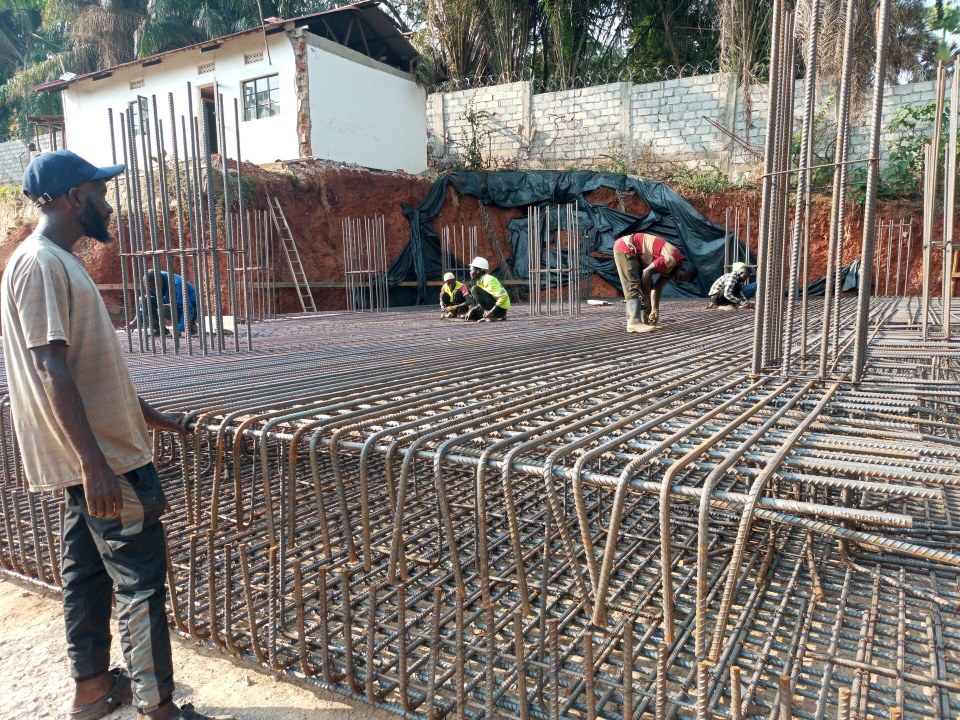
#> input picture assets/originals/buiding5.jpeg, 1920 x 1440 px, given in place of pexels-photo-15183903.jpeg, which was not available (shown at 1/2 size)
$ python build-images.py
#> lines starting #> are read from the running program, lines starting #| are printed output that depends on the picture
#!/usr/bin/env python3
"""Build the site's optimized image set.

Downloads the stock photography used by the site (Pexels) and re-encodes the
supplied originals into responsive WebP variants under public/images/.

The generated files are committed to the repository so the site build does not
depend on this script. Re-run it only when the image set changes:

    python3 scripts/build-images.py

Outputs
    public/images/<key>-<width>.webp   served image variants
    src/data/image-manifest.ts         typed manifest consumed by src/data/images.ts
"""

from __future__ import annotations

import json
import shutil
import sys
import urllib.request
from pathlib import Path

from PIL import Image

ROOT = Path(__file__).resolve().parents[1]
OUT_DIR = ROOT / "public" / "images"
ORIGINALS = ROOT / "assets" / "originals"
MANIFEST_TS = ROOT / "src" / "data" / "image-manifest.ts"
CACHE = Path("/tmp/tial-image-cache")

# WebP quality per variant width: large photos sit behind dark overlays or are
# shown at full-bleed, smaller ones are card thumbnails.
QUALITY = {480: 78, 640: 78, 960: 76, 1280: 74, 1600: 72, 1920: 65, 320: 90}
DEFAULT_QUALITY = 78

LANDSCAPE = (1600, 1067)  # same 3:2 centre crop the site has always used
WIDE = (1600, 900)  # 16:9 hero crop

# key -> (pexels photo id, file extension, crop, widths)
EXTERNAL = {
    "heroCrane": (15183903, "jpeg", WIDE, [640, 1280, 1600]),
    "siteCranes": (5505119, "jpeg", LANDSCAPE, [640, 1280]),
    "highRise": (37431888, "jpeg", LANDSCAPE, [640, 1280]),
    "concreteBuilding": (1463917, "jpeg", LANDSCAPE, [640, 1280]),
    "highRiseCloud": (9370034, "jpeg", LANDSCAPE, [640, 1280]),
    "workersDiscuss": (8961034, "jpeg", LANDSCAPE, [640, 1280]),
    "workersSmiling": (8961068, "jpeg", LANDSCAPE, [640, 1280]),
    "shipyardWorkers": (37663550, "jpeg", LANDSCAPE, [640, 1280]),
    "helmetCloseup": (34965713, "jpeg", LANDSCAPE, [640, 1280]),
    "engineersSite": (8961065, "jpeg", LANDSCAPE, [640, 1280]),
    "blueprintReview": (8961133, "jpeg", LANDSCAPE, [640, 1280]),
    "roadWorkCrew": (34053335, "jpeg", LANDSCAPE, [640, 1280]),
    "roadMachinery": (34338597, "jpeg", LANDSCAPE, [640, 1280]),
    "roadRoller": (12274274, "jpeg", LANDSCAPE, [640, 1280]),
    "roadHeavyMachinery": (17605960, "jpeg", LANDSCAPE, [640, 1280]),
    "loader": (416988, "jpeg", LANDSCAPE, [640, 1280]),
    "excavatorSand": (33870733, "jpeg", LANDSCAPE, [640, 1280]),
    "excavatorSite": (20296265, "jpeg", LANDSCAPE, [640, 1280]),
    "apartmentBalconies": (29174529, "jpeg", LANDSCAPE, [640, 1280]),
    "apartmentFacade": (27459248, "jpeg", LANDSCAPE, [640, 1280]),
    "apartmentLowAngle": (25033113, "jpeg", LANDSCAPE, [640, 1280]),
    "interiorRoom": (7028110, "jpeg", LANDSCAPE, [640, 1280]),
    "interiorPainting": (6473966, "jpeg", LANDSCAPE, [640, 1280]),
    "teamDiscussion": (6566819, "jpeg", LANDSCAPE, [640, 1280]),
    "aerialMarket": (31619956, "jpeg", LANDSCAPE, [640, 1280]),
}

# key -> (source file inside assets/originals/, widths)
LOCAL = {
    "building1": ("building1.jpeg", [480, 640, 960]),
    "building2": ("building2.jpeg", [480, 640, 960]),
    "building4": ("building4.jpeg", [640, 1280, 1920]),
    "building5": ("buiding5.jpeg", [640, 1280]),
    "homepageBuilding": ("homepage-building.jpeg", [480, 640, 960]),
    "emmanuelOdea": ("civil-engineer.jpeg", [480, 960]),
    "managingDirector": ("managing Director.png", [480, 960]),
    "generalSecretary": ("general-secretary.jpeg", [480, 840]),
    "projectManager": ("project-manager.jpeg", [480, 960]),
}

# Brand assets: fixed display sizes, not part of the responsive ladder.
LOGO_SOURCE = "TIAL LOGO-W.png"
LOGO_WIDTHS = [320]
FAVICON_SIZE = 180


def pexels_url(photo_id: int, ext: str, crop: tuple[int, int]) -> str:
    w, h = crop
    return (
        f"https://images.pexels.com/photos/{photo_id}/pexels-photo-{photo_id}.{ext}"
        f"?auto=compress&cs=tinysrgb&fit=crop&w={w}&h={h}"
    )


def fetch(url: str, dest: Path) -> Path:
    if dest.exists() and dest.stat().st_size > 10_000:
        return dest
    dest.parent.mkdir(parents=True, exist_ok=True)
    request = urllib.request.Request(url, headers={"User-Agent": "Mozilla/5.0 (site image build)"})
    for attempt in (1, 2):
        try:
            with urllib.request.urlopen(request, timeout=60) as response:
                data = response.read()
            if len(data) < 10_000:
                raise IOError(f"unexpectedly small response ({len(data)} bytes)")
            dest.write_bytes(data)
            return dest
        except Exception as exc:  # noqa: BLE001 - report and retry once
            if attempt == 2:
                raise
            print(f"    retry after {exc}")
    raise RuntimeError("unreachable")


def slug(key: str) -> str:
    out = []
    for i, char in enumerate(key):
        if char.isupper() and i > 0:
            out.append("-")
        out.append(char.lower())
    return "".join(out)


def write_variant(image: Image.Image, path: Path, width: int) -> tuple[int, int, int]:
    height = max(1, round(image.height * width / image.width))
    resized = image.resize((width, height), Image.Resampling.LANCZOS)
    quality = QUALITY.get(width, DEFAULT_QUALITY)
    resized.save(path, "WEBP", quality=quality, method=6)
    return width, height, path.stat().st_size


def build(key: str, source_file: Path, widths: list[int], manifest: dict) -> None:
    with Image.open(source_file) as image:
        image = image.convert("RGB") if image.mode not in ("RGB", "RGBA") else image
        variants = []
        for width in widths:
            if width > image.width:
                continue
            path = OUT_DIR / f"{slug(key)}-{width}.webp"
            w, h, size = write_variant(image, path, width)
            variants.append({"file": path.name, "width": w, "height": h, "bytes": size})
            print(f"    {path.name:34} {w}x{h:<5} {size / 1024:7.1f} KB")
        if not variants:
            raise SystemExit(f"{key}: no variants generated from {source_file}")
        manifest[key] = {"variants": variants}


def main() -> None:
    if OUT_DIR.exists():
        shutil.rmtree(OUT_DIR)
    OUT_DIR.mkdir(parents=True)
    manifest: dict = {}

    print(f"Downloading {len(EXTERNAL)} stock photos…")
    for key, (photo_id, ext, crop, widths) in EXTERNAL.items():
        url = pexels_url(photo_id, ext, crop)
        master = CACHE / f"{slug(key)}-master.jpg"
        try:
            fetch(url, master)
        except Exception as exc:  # noqa: BLE001
            raise SystemExit(f"failed to download {key}: {exc}")
        build(key, master, widths, manifest)
#> in build, image is the input picture: PIL image 1920x1440 RGB; mean R, G, B 125.9, 120.1, 114.9
#> the loop in build, `for width in widths:` made 3 passes
#> (w, h, size) on passes 1 to 3: (640, 480, 104786), (1280, 960, 331650), (1600, 1200, 480662)
#|     hero-crane-640.webp                640x480     102.3 KB
#|     hero-crane-1280.webp               1280x960     323.9 KB
#|     hero-crane-1600.webp               1600x1200    469.4 KB
#> pass 1, in write_variant, `resized = image.resize((width, height), Image.Resampling.LANCZOS)`:
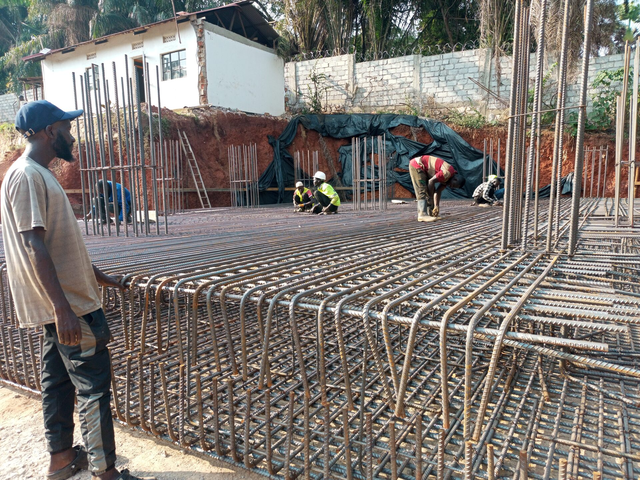
#> resized: PIL image 640x480 RGB; mean R, G, B 125.9, 120, 114.9
#> after the loop in build, `for width in widths:`: variants = 3 items
        manifest[key]["source"] = url
#> pass 2 of the loop in main, `for key, (photo_id, ext, crop, widths) in EXTERNAL.items():`:
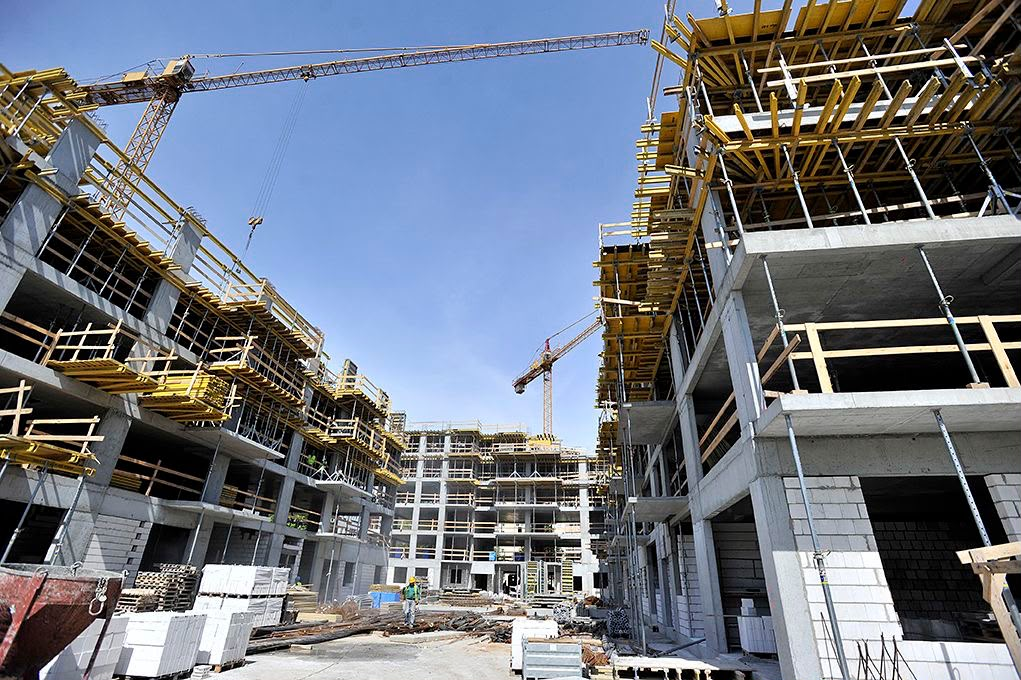
#> input picture assets/originals/building1.jpeg, 1021 x 680 px, given in place of pexels-photo-5505119.jpeg, which was not available
#> in build, image is the input picture: PIL image 1021x680 RGB; mean R, G, B 112.5, 118.1, 128.4
#> the loop in build (call 2), `for width in widths:` made 2 passes
#> (w, h, size) on pass 1: (640, 426, 67134)
#> (printed output is left out)
#> pass 1, in write_variant (call 4), `resized = image.resize((width, height), Image.Resampling.LANCZOS)`:
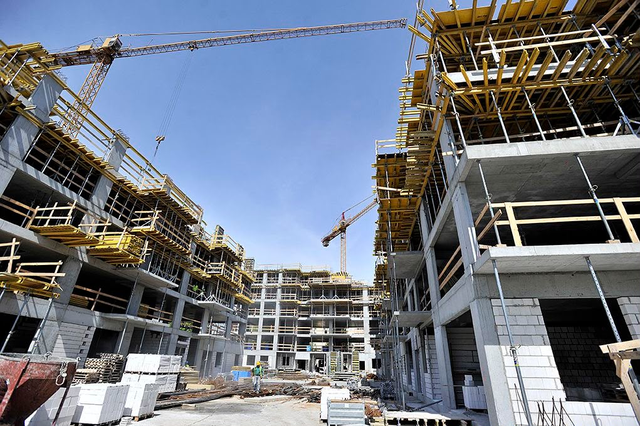
#> resized: PIL image 640x426 RGB; mean R, G, B 112.5, 118.2, 128.5
#> after the loop in build (call 2), `for width in widths:`: variants = 1 item

    print(f"\nRe-encoding {len(LOCAL)} supplied originals…")
    for key, (name, widths) in LOCAL.items():
        source = ORIGINALS / name
        if not source.exists():
            raise SystemExit(f"missing original: {source}")
        build(key, source, widths, manifest)

    print("\nBrand assets…")
    logo_source = ORIGINALS / LOGO_SOURCE
    with Image.open(logo_source) as logo:
        logo = logo.convert("RGBA")
        for width in LOGO_WIDTHS:
            path = OUT_DIR / f"logo-{width}.webp"
            height = round(logo.height * width / logo.width)
            logo.resize((width, height), Image.Resampling.LANCZOS).save(
                path, "WEBP", quality=90, method=6
            )
            manifest["logo"] = {
                "variants": [
                    {"file": path.name, "width": width, "height": height, "bytes": path.stat().st_size}
                ]
            }
            print(f"    {path.name:34} {width}x{height:<5} {path.stat().st_size / 1024:7.1f} KB")

        favicon = logo.resize((FAVICON_SIZE, FAVICON_SIZE), Image.Resampling.LANCZOS)
        favicon_path = ROOT / "public" / "favicon.png"
        favicon.save(favicon_path, "PNG", optimize=True)
        print(f"    favicon.png{'':<24} {FAVICON_SIZE}x{FAVICON_SIZE:<5} {favicon_path.stat().st_size / 1024:7.1f} KB")

    keys = sorted(manifest)
    lines = [
        "// AUTO-GENERATED by scripts/build-images.py — do not edit by hand.",
        "",
        "export type ImageVariant = { file: string; width: number; height: number; bytes: number };",
        "export type ImageEntry = { variants: ImageVariant[]; source?: string };",
        "",
        f"export type ImageKey =",
        *[f"  | {json.dumps(key)}" for key in keys],
        ";",
        "",
        "export const IMAGE_MANIFEST: Record<ImageKey, ImageEntry> = {",
    ]
    for key in keys:
        lines.append(f"  {json.dumps(key)}: {json.dumps(manifest[key])},")
    lines.append("};")
    lines.append("")
    MANIFEST_TS.write_text("\n".join(lines), encoding="utf-8")

    total = sum(v["bytes"] for entry in manifest.values() for v in entry["variants"])
    count = sum(len(entry["variants"]) for entry in manifest.values())
    print(f"\n{count} files, {total / 1024 / 1024:.2f} MB in public/images/")
    print(f"manifest: {MANIFEST_TS.relative_to(ROOT)}")


if __name__ == "__main__":
#> (the run stopped early here; a loop or call above may not have finished)
